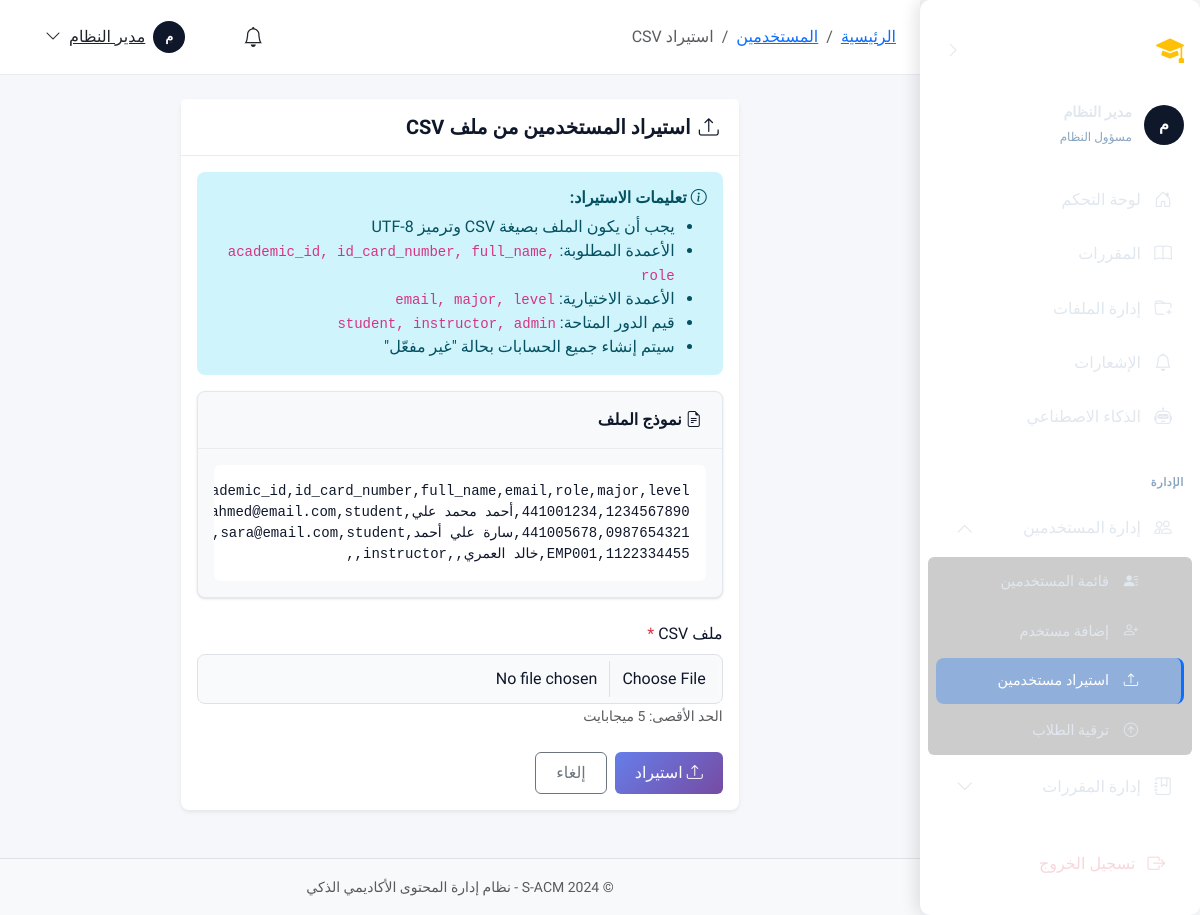
Page /accounts/admin/users/import/ (signed in) on the committed database.
### apps/accounts/models.py (models this page shows, shortened)
class User(AbstractBaseUser, PermissionsMixin):
    ACCOUNT_STATUS_CHOICES = [
        ('inactive', 'غير مفعّل'),
        ('active', 'مفعّل'),
        ('suspended', 'موقوف'),
    ]
    academic_id = models.CharField(
        max_length=50,
        unique=True,
        verbose_name='الرقم الأكاديمي/الوظيفي',
        help_text='الرقم الأكاديمي للطالب أو الرقم الوظيفي للموظف'
    )
    id_card_number = models.CharField(
        max_length=50,
        unique=True,
        verbose_name='رقم البطاقة الشخصية',
        help_text='يستخدم للتحقق من الهوية عند التفعيل'
    )
    full_name = models.CharField(
        max_length=150,
        verbose_name='الاسم الكامل'
    )
    email = models.EmailField(
        unique=True,
        blank=True,
        null=True,
        verbose_name='البريد الإلكتروني',
        help_text='يتم تعيينه عند التفعيل'
    )
    account_status = models.CharField(
        max_length=20,
        choices=ACCOUNT_STATUS_CHOICES,
        default='inactive',
        verbose_name='حالة الحساب'
    )
    role = models.ForeignKey(
        Role,
        on_delete=models.PROTECT,
        related_name='users',
        verbose_name='الدور',
        null=True,
        blank=True
    )
    major = models.ForeignKey(
        Major,
        on_delete=models.SET_NULL,
        related_name='students',
        verbose_name='التخصص',
        null=True,
        blank=True,
        help_text='للطلاب فقط'
    )
    level = models.ForeignKey(
        Level,
        on_delete=models.SET_NULL,
        related_name='students',
        verbose_name='المستوى',
        null=True,
        blank=True,
        help_text='للطلاب فقط'
    )
    is_staff = models.BooleanField(default=False, verbose_name='موظف')
    is_active = models.BooleanField(default=True, verbose_name='نشط')
    date_joined = models.DateTimeField(default=timezone.now, verbose_name='تاريخ الانضمام')
    last_login = models.DateTimeField(null=True, blank=True, verbose_name='آخر تسجيل دخول')
    profile_picture = models.ImageField(
        upload_to='profiles/',
        blank=True,
        null=True,
        verbose_name='صورة الملف الشخصي'
    )
    phone_number = models.CharField(
        max_length=20,
        blank=True,
        null=True,
        verbose_name='رقم الهاتف'
    )
    objects = UserManager()
    USERNAME_FIELD = 'academic_id'
    REQUIRED_FIELDS = ['full_name', 'id_card_number']
    class Meta:
        db_table = 'users'
        verbose_name = 'مستخدم'
        verbose_name_plural = 'المستخدمون'
        indexes = [
            models.Index(fields=['academic_id']),
            models.Index(fields=['email']),
            models.Index(fields=['account_status']),
        ]
    def is_admin(self):
        return self.role and self.role.code == Role.ADMIN
    def is_instructor(self):
        return self.role and self.role.code == Role.INSTRUCTOR
    def is_student(self):
        return self.role and self.role.code == Role.STUDENT

class Role(models.Model):
    ADMIN = 'admin'
    INSTRUCTOR = 'instructor'
    STUDENT = 'student'
    code = models.CharField(
        max_length=50,
        unique=True,
        verbose_name='كود الدور',
        help_text='معرف فريد للدور (بالإنجليزية، مثل: admin, instructor)'
    )
    display_name = models.CharField(
        max_length=100,
        verbose_name='اسم العرض',
        help_text='الاسم الذي يظهر للمستخدم'
    )
    description = models.TextField(
        blank=True,
        null=True,
        verbose_name='وصف الدور'
    )
    is_system = models.BooleanField(
        default=False,
        verbose_name='دور نظام',
        help_text='الأدوار الافتراضية التي لا يمكن حذفها'
    )
    is_active = models.BooleanField(
        default=True,
        verbose_name='نشط'
    )
    created_at = models.DateTimeField(auto_now_add=True, verbose_name='تاريخ الإنشاء')
    updated_at = models.DateTimeField(auto_now=True, verbose_name='تاريخ التحديث')
    class Meta:
        db_table = 'roles'
        verbose_name = 'دور'
        verbose_name_plural = 'الأدوار'
        ordering = ['-is_system', 'display_name']

### apps/accounts/views/admin.py (the view, shortened to what this page needs)
# urls.py: path('admin/users/import/', views.UserBulkImportView.as_view(), name='admin_user_import'),
class UserBulkImportView(LoginRequiredMixin, AdminRequiredMixin, View):
    template_name = 'admin_panel/users/import.html'
    def get(self, request):
        form = UserBulkImportForm()
        return render(request, self.template_name, {'form': form})

### templates/admin_panel/users/import.html (shortened to what this page needs)
{% extends 'layouts/dashboard_base.html' %}
{% load static %}
{% block breadcrumb_items %}
<li class="breadcrumb-item"><a href="{% url 'accounts:admin_user_list' %}">المستخدمين</a></li>
<li class="breadcrumb-item active">استيراد CSV</li>
{% endblock %}
{% block dashboard_content %}
<div class="container-fluid">
    <div class="row justify-content-center">
        <div class="col-lg-8">
            <div class="card border-0 shadow-sm">
                <div class="card-header bg-white">
                    <h5 class="mb-0">
                        <i class="bi bi-upload me-2"></i>استيراد المستخدمين من ملف CSV
                    </h5>
                </div>
                <div class="card-body">
                    <div class="alert alert-info">
                        <h6><i class="bi bi-info-circle me-1"></i>تعليمات الاستيراد:</h6>
                        <ul class="mb-0">
                            <li>يجب أن يكون الملف بصيغة CSV وترميز UTF-8</li>
                            <li>الأعمدة المطلوبة: <code>academic_id, id_card_number, full_name, role</code></li>
                            <li>الأعمدة الاختيارية: <code>email, major, level</code></li>
                            <li>قيم الدور المتاحة: <code>student, instructor, admin</code></li>
                            <li>سيتم إنشاء جميع الحسابات بحالة "غير مفعّل"</li>
                        </ul>
                    </div>
                    <div class="card bg-light mb-4">
                        <div class="card-header">
                            <i class="bi bi-file-earmark-text me-1"></i>نموذج الملف
                        </div>
                        <div class="card-body">
                            <pre class="mb-0 bg-white p-3 rounded"><code>academic_id,id_card_number,full_name,email,role,major,level
441001234,1234567890,أحمد محمد علي,ahmed@email.com,student,علوم الحاسب,المستوى الأول
441005678,0987654321,سارة علي أحمد,sara@email.com,student,نظم المعلومات,المستوى الثاني
EMP001,1122334455,خالد العمري,,instructor,,</code></pre>
                        </div>
                    </div>
                    <form method="post" enctype="multipart/form-data" novalidate>
                        <div class="mb-4">
                            <label for="csv_file" class="form-label">ملف CSV <span class="text-danger">*</span></label>
                            <input type="file" name="csv_file" id="csv_file" class="form-control" accept=".csv" required>
                            <small class="text-muted">الحد الأقصى: 5 ميجابايت</small>
                        </div>
                        <div class="d-flex gap-2">
                            <button type="submit" class="btn btn-primary">
                                <i class="bi bi-upload me-1"></i>استيراد
                            </button>
                            <a href="{% url 'accounts:admin_user_list' %}" class="btn btn-outline-secondary">
                                إلغاء
                            </a>
                        </div>
                    </form>
                </div>
            </div>
        </div>
    </div>
</div>
{% endblock %}

### templates/layouts/dashboard_base.html (shortened to what this page needs)
{% extends 'base.html' %}
{% load static %}
{% load permissions %}
{% block extra_css %}
<link href="{% static 'css/sidebar.css' %}" rel="stylesheet">
<link href="{% static 'css/dashboard.css' %}" rel="stylesheet">
{% endblock %}
{% block body_class %}dashboard-page{% endblock %}
{% block content %}
<div class="dashboard-layout">
    {% include 'components/sidebar.html' %}
    <div class="dashboard-content">
        <header class="dashboard-navbar">
            {% block breadcrumb %}
            <nav aria-label="breadcrumb" class="d-none d-md-block">
                <ol class="breadcrumb mb-0">
                    <li class="breadcrumb-item"><a href="{% url 'core:dashboard' %}">الرئيسية</a></li>
                    {% block breadcrumb_items %}{% endblock %}
                </ol>
            </nav>
            {% endblock %}
            <div class="d-flex align-items-center gap-3 ms-auto">
                <div class="dropdown">
                    <a class="btn btn-link position-relative text-dark" href="#" data-bs-toggle="dropdown">
                        <i class="bi bi-bell fs-5"></i>
                    </a>
                </div>
                <div class="dropdown">
                    <a class="btn btn-link text-dark d-flex align-items-center gap-2" href="#"
                        data-bs-toggle="dropdown">
                        <div class="avatar-circle bg-primary text-white"
                            style="width: 32px; height: 32px; font-size: 0.8rem;">
                            {{ request.user.full_name|slice:":1"|upper }}
                        </div>
                        <span class="d-none d-lg-inline">{{ request.user.full_name|truncatechars:15 }}</span>
                        <i class="bi bi-chevron-down"></i>
                    </a>
                </div>
            </div>
        </header>
        <main class="flex-grow-1 p-4" id="main-content">
            {% block dashboard_content %}{% endblock %}
        </main>
        <footer class="dashboard-footer text-center py-3 border-top bg-light">
            <small class="text-muted">© 2024 S-ACM - نظام إدارة المحتوى الأكاديمي الذكي</small>
        </footer>
    </div>
</div>
{% endblock %}

### templates/components/sidebar.html (shortened to what this page needs)
{% load permissions %}
<aside class="sidebar d-none d-md-flex" id="desktopSidebar" data-collapsed="false">
    <div class="sidebar-header">
        <a href="{% url 'core:home' %}" class="sidebar-brand">
            <i class="bi bi-mortarboard-fill brand-icon"></i>
            <span class="brand-text">S-ACM</span>
        </a>
        <button type="button" class="btn btn-link sidebar-toggle" id="sidebarToggle" aria-label="طي القائمة">
            <i class="bi bi-chevron-right toggle-icon"></i>
        </button>
    </div>
    <div class="sidebar-user">
        <div class="avatar-circle bg-primary text-white">
            {{ request.user.full_name|slice:":1"|upper }}
        </div>
        <div class="user-info">
            <div class="user-name">{{ request.user.full_name|truncatechars:20 }}</div>
            <small class="user-role">{{ user_role|default:"مستخدم" }}</small>
        </div>
    </div>
    <nav class="sidebar-nav flex-grow-1">
        {% include 'components/_sidebar_menu.html' with collapsed=False %}
    </nav>
    <div class="sidebar-footer">
        <a href="{% url 'accounts:logout' %}" class="sidebar-link logout-link">
            <i class="bi bi-box-arrow-right"></i>
            <span class="link-text">تسجيل الخروج</span>
        </a>
    </div>
</aside>

### rows in the picture
User: user.full_name "م", user.full_name "مدير النظام"
Role: display_name "مسؤول النظام"

### other values in the picture
{{ item.label|default:item.title }} "لوحة التحكم" "المقررات" "إدارة الملفات" "الإشعارات" "الذكاء الاصطناعي"
{{ item.label|default:item.title|slice:"4:-4" }} "الإدارة"
{{ item.label|default:item.title }} "إدارة المستخدمين" "إدارة المقررات"
{{ child.label|default:child.title }} "قائمة المستخدمين" "إضافة مستخدم" "استيراد مستخدمين" "ترقية الطلاب"
